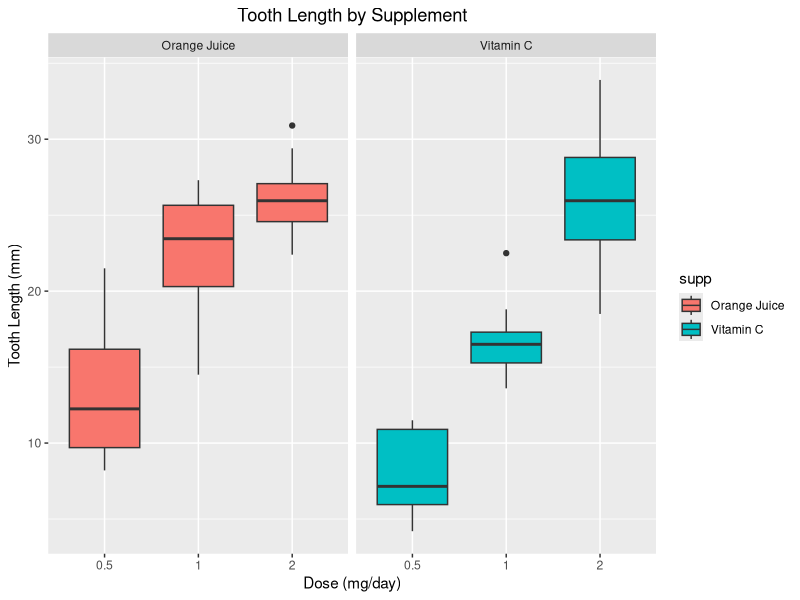
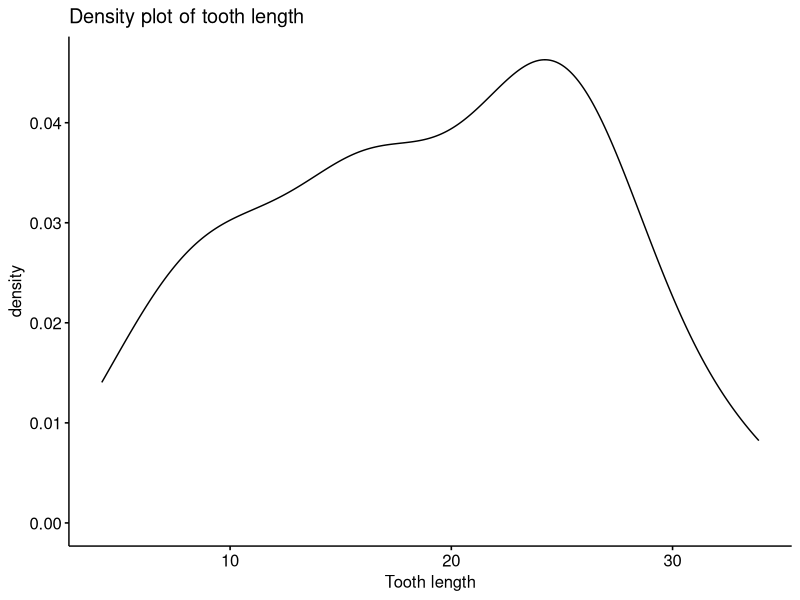
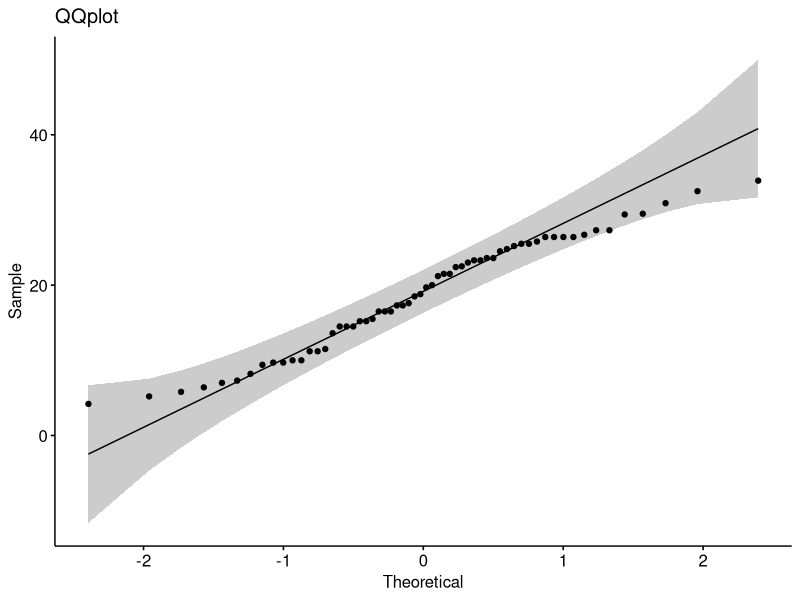

Generate these figures, in order, with R:
## ---- chunk 1
## load packages and ToothGrowth dataset.
library(datasets)
library(ggplot2)
str(ToothGrowth)

data <- ToothGrowth
## ---- chunk 2
summary(data)

## explore data with boxplots

levels(data$supp) <- c("Orange Juice", "Vitamin C")
g <- ggplot(data, aes(x = factor(dose), y = len))+
                facet_grid(.~supp)+
                geom_boxplot(aes(fill = supp))+
                labs(title = "Tooth Length by Supplement")+
                labs(x = "Dose (mg/day)", y = "Tooth Length (mm)")+
                theme(plot.title = element_text(hjust = 0.5))
print(g)
## ---- chunk 3
install.packages("ggpubr")
library("ggpubr")
ggdensity(data$len, main = "Density plot of tooth length", xlab = "Tooth length")
ggqqplot(data$len) + ggtitle("QQplot")
## ---- chunk 4
t.test(len ~ supp, data)
## ---- chunk 5
t.test(len ~ supp, data = subset(data, dose == 0.5))
## ---- chunk 6
t.test(len ~ supp, data = subset(data, dose == 1))
## ---- chunk 7
t.test(len ~ supp, data = subset(data, dose == 2))
